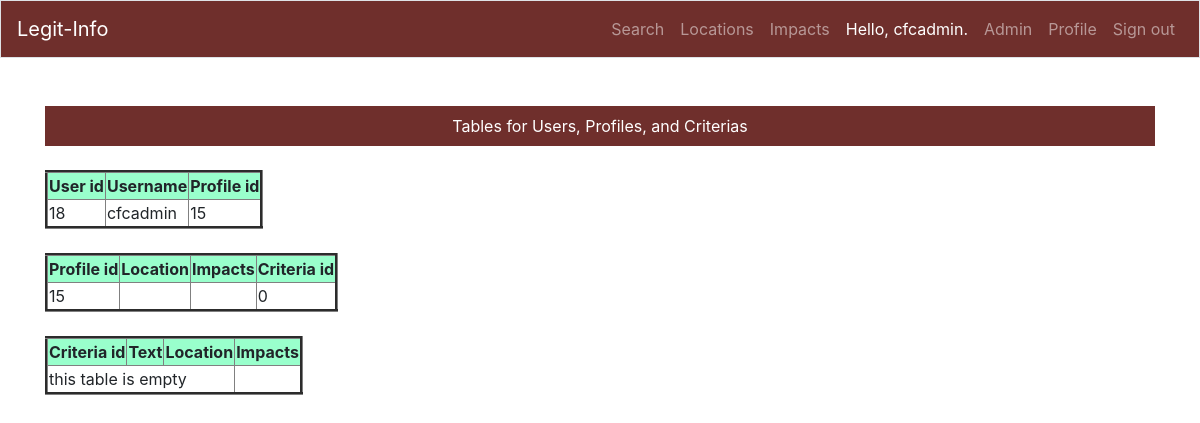
/criterias (signed in), run on an earlier commit of the app's database.
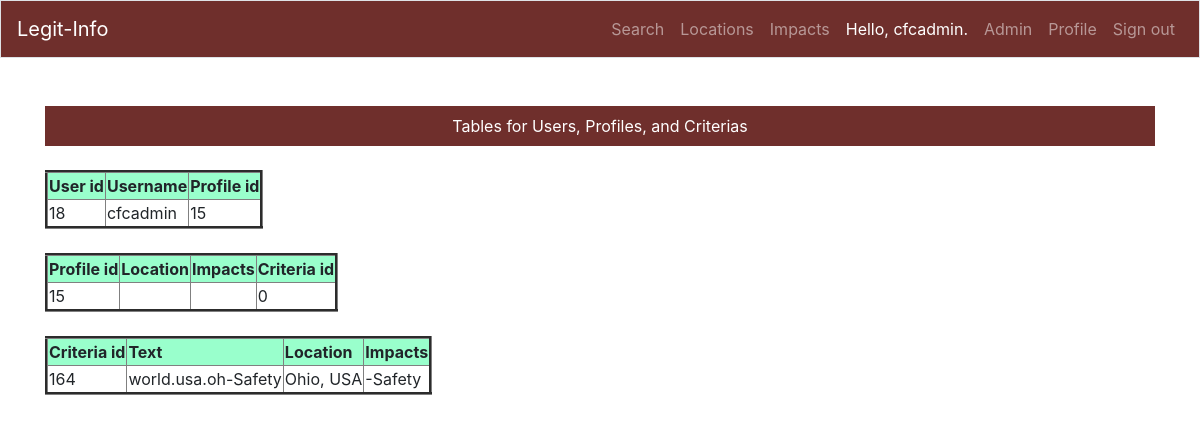
And on a later commit of the database.
### users/models.py (models this page shows, shortened)
class Profile(models.Model):
    class Meta:
        app_label = 'users'
    user = models.OneToOneField(User, on_delete=models.CASCADE,
                                related_name='profile')
    location = models.ForeignKey('cfc_app.Location', null=True,
                                 related_name='profiles',
                                 on_delete=models.SET_NULL)
    impacts = models.ManyToManyField(Impact)
    criteria = models.ForeignKey('cfc_app.Criteria', null=True,
                                 related_name='profiles',
                                 on_delete=models.SET_NULL)

### cfc_app/models.py (models this page shows, shortened)
class Location(models.Model):
    class Meta:
        app_label = 'cfc_app'
        ordering = ['hierarchy']
    desc = models.CharField(max_length=80)
    shortname = models.CharField(max_length=20)
    legiscan_id = models.IntegerField()
    hierarchy = models.CharField(max_length=200)
    govlevel = models.CharField(max_length=80)
    parent = models.ForeignKey('self', null=True,
                               related_name='locations',
                               on_delete=models.PROTECT)
    date_added = models.DateTimeField(auto_now_add=True)

class Criteria(models.Model):
    class Meta:
        app_label = 'cfc_app'
        verbose_name_plural = "criteria"  # plural of criteria
    text = models.CharField(max_length=200, null=True, blank=True)
    location = models.ForeignKey('cfc_app.Location', null=True,
                                 related_name='criteria',
                                 on_delete=models.CASCADE)
    impacts = models.ManyToManyField(Impact)

### cfc_app/views.py (the view)
# urls.py: path('criterias', views.criterias, name='criterias'),
@staff_member_required
def criterias(request):
    users = User.objects.order_by('id')
    profiles = Profile.objects.order_by('id')
    prof = []
    for profile in profiles:
        impact_string2 = impact_seq(profile.impacts.all())
        prof.append([profile.id, profile.location,
                     impact_string2, zero_if_none(profile.criteria)])
    criterias = Criteria.objects.order_by('id')
    crit = []
    for criteria in criterias:
        impact_string3 = impact_seq(criteria.impacts.all())
        crit.append([criteria.id, criteria.text,
                     criteria.location, impact_string3])
    context = {'users': users,
               'prof': prof,
               'crit': crit}
    return render(request, 'criterias.html', context)

### cfc_app/models.py (called while the page is built)
def impact_seq(impact_list):
    impact_string = ''
    connector = '-'
    for impact in impact_list:
        impact_string += connector + impact.text.strip()
    return impact_string

### cfc_app/templatetags/cfc_tags.py (called while the page is built)
@register.simple_tag
def app_name(request):
    return settings.APP_NAME

### cfc_app/views.py (called while the page is built)
def zero_if_none(item):
    result_id = 0
    if item:
        result_id = item.id
    return result_id

### cfc_app/templates/criterias.html
{% extends "base.html" %}
{% block page_header %}
Tables for Users, Profiles, and Criterias
{% endblock page_header %}
{% block content %}
<div class="page-content">
    <div class="page-content-standard">
<table border="3">
    <tr bgcolor="#99FFCC">
        <th>User id</th>
        <th>Username</th>
        <th>Profile id</th>
    </tr>
    {% for user in users %}
    <tr>
        <td>{{ user.id }}</td>
        <td>{{ user.username }}</td>
        <td>{{ user.profile.id }}</td>
    </tr>
    {% empty %}
    <tr>
        <td colspan="3">this table is empty</td>
    </tr>
    {% endfor %}
</table>
<br>
<table border="3">
    <tr bgcolor="#99FFCC">
        <th>Profile id</th>
        <th>Location</th>
        <th>Impacts</th>
        <th>Criteria id</th>
    </tr>
    {% for profile in prof %}
    <tr>
        <td>{{ profile.0 }}</td>
        <td>{{ profile.1.desc }}</td>
        <td>{{ profile.2 }}</td>
        <td>{{ profile.3 }}</td>
    </tr>
    {% empty %}
    <tr>
        <td colspan="4">this table is empty</td>
    </tr>
    {% endfor %}
</table>
<br>
<table border="3">
    <tr bgcolor="#99FFCC">
        <th>Criteria id</th>
        <th>Text</th>
        <th>Location</th>
        <th>Impacts</th>
    </tr>
    {% for criteria in crit %}
    <tr>
        <td>{{ criteria.0 }}</td>
        <td>{{ criteria.1 }}</td>
        <td>{{ criteria.2.desc }}</td>
        <td>{{ criteria.3 }}</td>
    </tr>
    {% empty %}
    <tr>
        <td colspan="3">this table is empty</td>
    </tr>
    {% endfor %}
</table>
    </div>
</div>
{% endblock content %}

### cfc_app/templates/base.html (shortened to what this page needs)
{% load bootstrap4 %}
{% load static %}
{% load cfc_tags %}
<!doctype html>
<html lang="en">
<head>
{% bootstrap_css %}
</head>
<body>
<nav class="navbar navbar-expand-md navbar-dark bg-company-red mb-5 border">
<a class="navbar-brand" href="{% url 'cfc_app:index' %}">
           {% app_name request %}
</a>
<div class="collapse navbar-collapse justify-content-end" id="navbarCollapse">
<ul class="navbar-nav text-right">
    <li class="nav-item">
    <a class="nav-link" href="{% url 'cfc_app:search' %}">
               Search</a></li>
    <li class="nav-item">
    <a class="nav-link" href="{% url 'cfc_app:locations' %}">
               Locations</a></li>
    <li class="nav-item">
    <a class="nav-link" href="{% url 'cfc_app:impacts' %}">
               Impacts</a></li>
{% if user.is_authenticated %}
<li class="nav-item">
<span class="nav-link active">Hello, {{ user.username }}.</span>
</li>
{% if user.is_active and user.is_staff %}
<li class="nav-item">
    <a class="nav-link" href="{% url 'admin:index' %}">Admin</a>
</li>
{% endif %}
<li class="nav-item">
    <a class="nav-link" href="{% url 'users:profile' %}">Profile</a>
</li>
<li class="nav-item">
    <a class="nav-link" href="{% url 'users:logout' %}">Sign out</a>
</li>
{% else %}
<li class="nav-item">
    <a class="nav-link" href="{% url 'users:register' %}">Register</a>
</li>
<li class="nav-item">
    <a class="nav-link" href="{% url 'users:login' %}">Sign in</a></li>
{% endif %}
</ul>
</div>
</nav>
<main role="main" class="container">
<div class="m-0 mb-4 pl-5 pr-5 pt-2 pb-2 text-center bg-company-red">
       {% block page_header %}{% endblock page_header %}
       </div>
<div>
       {% block content %}{% endblock content %}
       </div>
</main>
</body>
</html>

### cfc_app/templates/base.html (style rules this page uses)
.bg-company-red { background-color: #6F2F2C !important; color: #ffffff; }

What changed in the data, as far as the page shows it:
now on this page (row edited): Location: criteria "164", text "world.usa.oh-Safety", desc "Ohio, USA", criteria "-Safety"
Also different on the page:
text no longer shown: "this table is empty"
